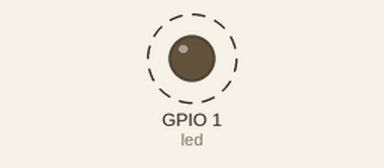
Bench run of a program on a simulated Raspberry Pi (BCM pin numbers). Parts: output pins drawn as LEDs (lit = HIGH). Dashed ring = blinking.

Above: at 0.2 s.
Timing chart, 0 to 3.0 s (numbered marks = the images above):
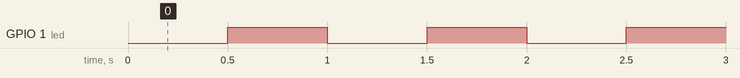

Measured:
- by itself, GPIO 1 (led): alternates HIGH for 0.50 s and LOW for 0.50 s

The program:

gpio_0.py
```python
import gpiozero
import time

# Creamos el objeto DigitalOutputDevice
led = gpiozero.DigitalOutputDevice(1)

while True:
	time.sleep(0.5)  # Espera 0.5 segundos
	led.on()  # Ponemos el pin a valor ALTO (3.3V)
	time.sleep(0.5)  # Espera 0.5 segundos
	led.off() # Ponemos el pin a valor BAJO (0V)
```
